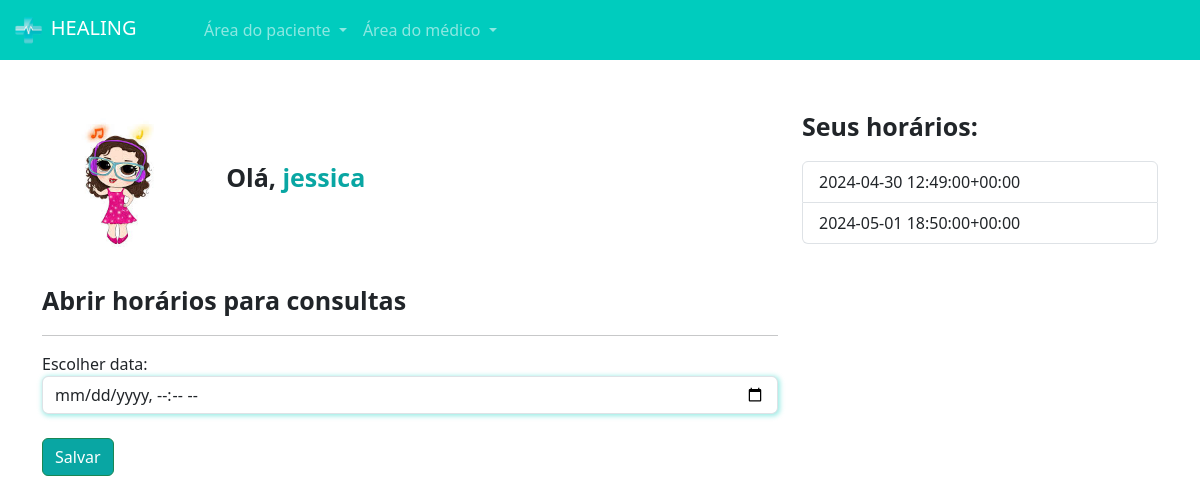
/medicos/abrir_horario/ (signed in), run on an earlier commit of the app's database.
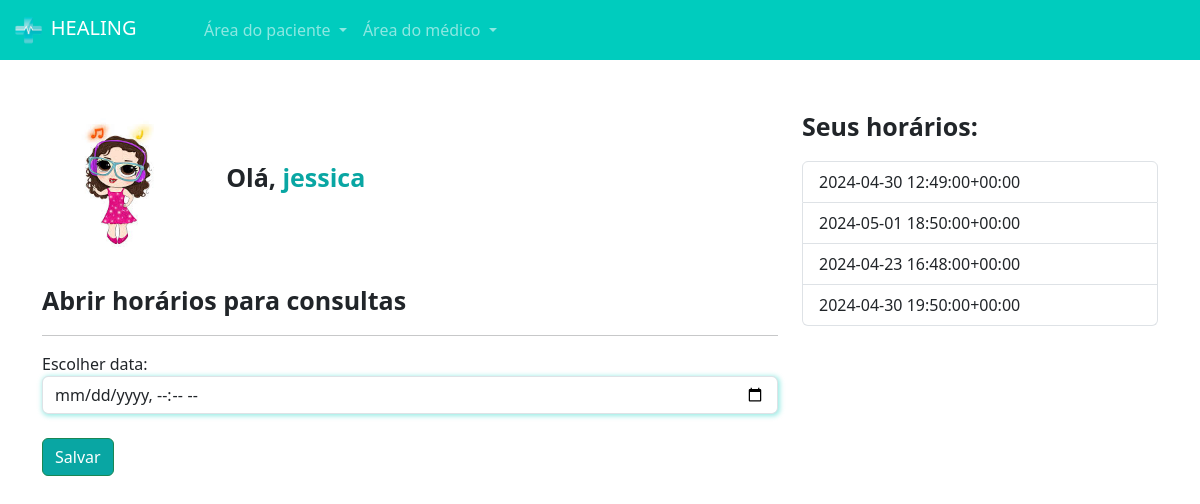
And on a later commit of the database.
### medico/models.py (models this page shows, shortened)
class DadosMedico(models.Model):
    user = models.ForeignKey(User, on_delete=models.DO_NOTHING)
    especialidade = models.ForeignKey(Especialidades, on_delete=models.DO_NOTHING, null=True, blank=True)
    crm = models.CharField(max_length=30)
    nome = models.CharField(max_length=100)
    cep = models.CharField(max_length=15)
    rua = models.CharField(max_length=100)
    bairro = models.CharField(max_length=100)
    numero = models.IntegerField()
    rg = models.ImageField(upload_to="rgs")
    cedula_identidade_medica = models.ImageField(upload_to='cim')
    foto = models.ImageField(upload_to="fotos_perfil")
    descricao = models.TextField(null=True, blank=True)
    valor_consulta = models.FloatField(default=100)

class DatasAbertas(models.Model):
    data = models.DateTimeField()
    user = models.ForeignKey(User, on_delete=models.DO_NOTHING)
    agendado = models.BooleanField(default=False)
    def __str__(self):
        return str(self.data)

### medico/views.py (the view, shortened to what this page needs)
# urls.py: path('abrir_horario/', views.abrir_horario, name="abrir_horario"),
def abrir_horario(request):
    if not is_medico(request.user):
        messages.add_message(request, constants.WARNING, 'Somente médicos podem acessar essa página.')
        return redirect('/usuarios/sair')
    if request.method == "GET":
        dados_medicos = DadosMedico.objects.get(user=request.user)
        datas_abertas = DatasAbertas.objects.filter(user=request.user)
        return render(request, 'abrir_horario.html', {'dados_medicos': dados_medicos, 'datas_abertas': datas_abertas, 'is_medico': is_medico(request.user)})

### medico/models.py (called while the page is built)
def is_medico(user):
 return DadosMedico.objects.filter(user=user).exists()

### medico/templates/abrir_horario.html (shortened to what this page needs)
{% extends "base.html" %}
{% load static %}
{% block 'head' %}
    <link rel="stylesheet" href="{% static 'medicos/css/abrir_horario.css' %}">
    <link rel="stylesheet" href="{% static 'usuarios/css/usuarios.css' %}">
    <link rel="stylesheet" href="{% static 'medicos/css/cadastro_medico.css' %}">
{% endblock 'head' %}
{% block 'body' %}
{% include "partials/navbar.html" %}
    <div class="container">
        <br><br>
        <div class="row">
            <div class="col-md-8">
                <img src=" {{dados_medicos.foto.url}}"  class="foto-perfil" alt="">
                <label style="margin-left: 30px; font-size: 25px" class="p-bold">Olá, <span class="color-dark">{{request.user.username}}</span></label>
                <br>
                <br>
                <p style="font-size: 25px" class="p-bold">Abrir horários para consultas</p>
                <hr>
                <form action="{% url 'abrir_horario' %}" method="POST">{% csrf_token %}                    <label for="">Escolher data:</label>
                    <input type="datetime-local" name="data" class="form-control shadow-main-color">
                    <br>
                    <input type="submit" value="Salvar" class="btn btn-success btn-dark-color">
                </form>
            </div>
            <div class="col-md-4">
                <p style="font-size: 25px" class="p-bold">Seus horários:</p>
                <ul class="list-group">
                    {% for data in datas_abertas  %}
                        <li class="list-group-item">{{data}}</li>
                    {% endfor %}
                </ul>
            </div>
        </div>
    </div>
{% endblock 'body' %}

### templates/base.html (shortened to what this page needs)
{% load static %}
<!doctype html>
<html lang="pt-br">
    <head>
        <link rel="stylesheet" href="{% static 'geral/css/base.css'%}">
        <link href="https://cdn.jsdelivr.net/npm/bootstrap@5.3.3/dist/css/bootstrap.min.css" rel="stylesheet">
        {% block 'head' %}{% endblock 'head' %}
    </head>
    <body>
        {% block 'body' %}{% endblock 'body' %}
    </body>
</html>

### templates/partials/navbar.html (shortened to what this page needs)
{% load static %}
<nav class="navbar navbar-expand-lg navbar-dark bg-color-dark">
    <div class="container-fluid">
      <a class="navbar-brand" href="#"><img src="{% static 'geral/img/logo.png' %}" width="20%" alt="">&nbspHEALING</a>
      <div class="collapse navbar-collapse" id="navbarNav">
        <ul class="navbar-nav">
            <li class="nav-item dropdown">
                <a class="nav-link dropdown-toggle" href="#" id="navbarDropdownMenuLink" role="button" data-bs-toggle="dropdown" aria-expanded="false">
                  Área do paciente
                </a>
            </li>
            {% if is_medico %}
                <li class="nav-item dropdown">
                    <a class="nav-link dropdown-toggle" href="#" id="navbarDropdownMenuLink" role="button" data-bs-toggle="dropdown" aria-expanded="false">
                        Área do médico
                    </a>
                </li>
            {% else %}
                <li class="nav-item">
                    <a class="nav-link" href="{% url 'cadastro_medico' %}">Sou médico</a>
                </li>
            {% endif %}
        </ul>
      </div>
    </div>
  </nav>

### templates/static/geral/css/base.css (style rules this page uses)
:root { --main-color: #00CCBE; --dark-color: #09A6A3; --contrast-color: #FFD686; }
.bg-color-dark { background-color: var(--main-color); }
.p-bold { font-weight: bold; }
.color-dark { color: var(--dark-color); }

### templates/static/medicos/css/abrir_horario.css (style rules this page uses)
.foto-perfil { width: 150px; height: 150px; border-radius: 75px; }

### templates/static/usuarios/css/usuarios.css (style rules this page uses)
.btn-dark-color { background-color: var(--dark-color); color: white; }

### templates/static/medicos/css/cadastro_medico.css (style rules this page uses)
.shadow-main-color { box-shadow: 1px 1px 5px 1px rgba(0, 204, 190,.4); }

What changed in the data, as far as the page shows it:
added DatasAbertas: data "2024-04-23 16:48:00+00:00"
added DatasAbertas: data "2024-04-30 19:50:00+00:00"
